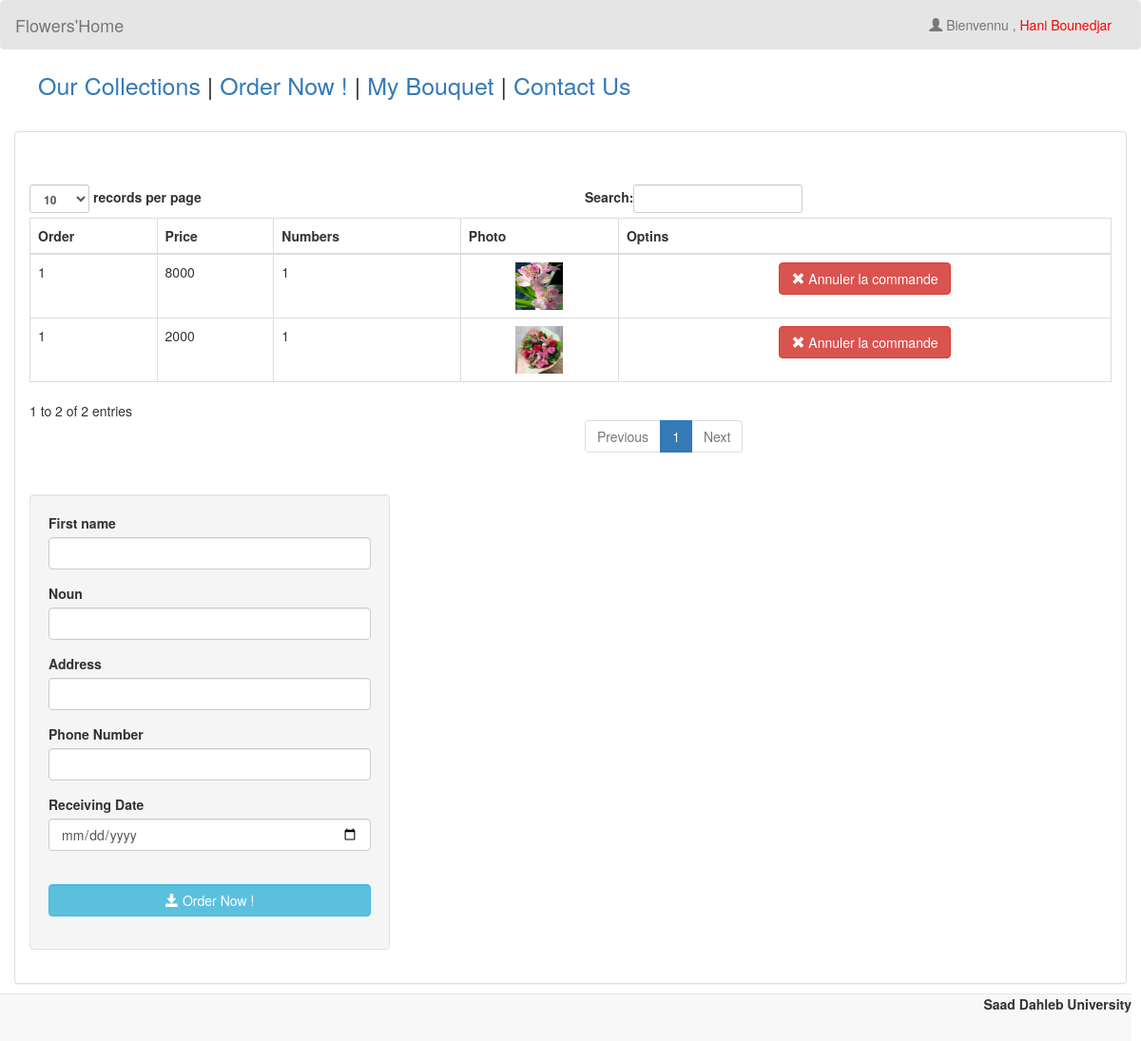
The page /client/panier.php (signed in) on the database its author committed.
### tables this page shows
CREATE TABLE `client` (
  `client_id` int(11) NOT NULL,
  `name` varchar(30) NOT NULL,
  `username` varchar(24) NOT NULL,
  `password` varchar(24) NOT NULL
);

CREATE TABLE `pan` (
  `pan_id` int(11) NOT NULL,
  `room_id` int(11) NOT NULL,
  `pan_type` varchar(50) NOT NULL,
  `nbr` int(11) NOT NULL,
  `price` int(11) NOT NULL,
  `photo` varchar(50) NOT NULL,
  `client_id` int(11) NOT NULL
);

### client/name.php (called while the page is built)
<?php
	require 'connect.php';
	$query = $conn->query("SELECT * FROM `client` WHERE `client_id` = '$_SESSION[client_id]'") or die(mysqli_error());
	$fetch = $query->fetch_array();
	$name = $fetch['name'];
	$idclt = $fetch['client_id'];
?>

### client/panier.php (the view, shortened to what this page needs)
<!DOCTYPE html>
<?php
	require 'name.php';
?>
<html lang = "en">
	<head>
		<link rel = "stylesheet" type = "text/css" href = "../css/bootstrap.css " />
		<link rel = "stylesheet" type = "text/css" href = "../css/style.css" />
	</head>
<body>
	<nav style = "background-color:rgba(0, 0, 0, 0.1);" class = "navbar navbar-default">
		<div  class = "container-fluid">
			<div class = "navbar-header">
				<a class = "navbar-brand" >Flowers'Home</a>
			</div>
			<ul class = "nav navbar-nav pull-right ">
				<li class = "dropdown">
					<a class="dropdown-toggle" data-toggle="dropdown" role="button" aria-haspopup="true" aria-expanded="false"><i class = "glyphicon glyphicon-user"></i>  Bienvennu , <h style = "color:#ff0000;"><?php echo $name;?></h></a>
				</li>
			</ul>
		</div>
	</nav>
	<ul id = "menu">
		<li><a href = "gal.php">Our Collections</a></li> |
		<li><a href = "cmd.php">Order Now ! </a></li> |
		<li><a href = "panier.php">My Bouquet</a></li> |
		<li><a href = "contactus.php">Contact Us</a></li>
	</ul>
	<br />
	<div class = "container-fluid">
		<div class = "panel panel-default">
			<div class = "panel-body">
				<br />
				<br />
				<table id = "table" class = "table table-bordered">
					<thead>
						<tr>
							<th>Order</th>
							<th>Price</th>
							<th>Numbers</th>
							<th>Photo</th>
							<th>Optins</th>
						</tr>
					</thead>
					<tbody>
					<?php
						$query = $conn->query("SELECT * FROM `pan` WHERE `client_id` = '$idclt'") or die(mysqli_error());
						while($fetch = $query->fetch_array()){
					?>
						<tr>
							<td><?php echo $fetch['pan_type']?></td>
							<td><?php echo $fetch['price']?></td>
							<td><?php echo $fetch['nbr']?></td>
							<td><center><img src = "../photo/<?php echo $fetch['photo']?>" height = "50" width = "50"/></center></td>
							<td><center><a class = "btn btn-danger" onclick = "confirmationDelete(this); return false;" href = "delete_room.php?pan_id=<?php echo $fetch['pan_id']?>"><i class = "glyphicon glyphicon-remove"></i> Annuler la commande</a></center></td>
						</tr>
					<?php
						}
					?>
					</tbody>
				</table>
				<br style = "clear:both;" />
				<div class = "well col-md-4">
					<form method = "POST" enctype = "multipart/form-data">
						<div class = "form-group">
							<label>First name</label>
							<input type = "text" class = "form-control" name = "firstname" required = "required" />
						</div>
						<div class = "form-group">
							<label>Noun</label>
							<input type = "text" class = "form-control" name = "middlename" required = "required" />
						</div>
						<div class = "form-group">
							<label>Address</label>
							<input type = "text" class = "form-control" name = "address" required = "required" />
						</div>
						<div class = "form-group">
							<label>Phone Number</label>
							<input type = "text" class = "form-control" name = "contactno" required = "required" />
						</div>
						<div class = "form-group">
							<label>Receiving Date</label>
							<input type = "date" class = "form-control" name = "date" required = "required" />
						</div>
						<br />
						<div class = "form-group">
							<button class = "btn btn-info form-control" name = "add_guest"><i class = "glyphicon glyphicon-save"></i> Order Now !</button>
						</div>
					</form>
				</div>
				<div class = "col-md-4"></div>
			</div>
			</div>
		</div>
	<br />
	<br />
	<div style = "text-align:right; margin-right:10px;" class = "navbar navbar-default navbar-fixed-bottom">
		<label>Saad Dahleb University</label>
	</div>
</body>
</html>

### css/style.css (style rules this page uses)
#menu { list-style-type:none; font-size:25px; }
#menu li { display: inline-grid; }

### rows shown on the page
client: name "Hani Bounedjar"
pan: pan_type "1", price "8000", nbr "1", photo (picture)
pan: pan_type "1", price "2000", nbr "1", photo (picture)
